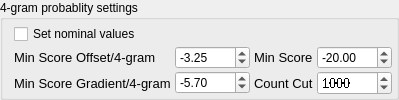
         <widget class="QGroupBox" name="groupBox">
          <property name="toolTip">
           <string>&lt;html&gt;&lt;head/&gt;&lt;body&gt;&lt;p&gt;Entre numbers to set the 4-gram score &lt;/p&gt;&lt;p&gt;cuts. Lower numbers cut more data but &lt;/p&gt;&lt;p&gt;give less output to check&lt;/p&gt;&lt;/body&gt;&lt;/html&gt;</string>
          </property>
          <property name="toolTipDuration">
           <number>5</number>
          </property>
          <property name="title">
           <string>4-gram probablity settings</string>
          </property>
          <layout class="QGridLayout" name="gridLayout_6">
           <property name="topMargin">
            <number>4</number>
           </property>
           <property name="rightMargin">
            <number>4</number>
           </property>
           <property name="bottomMargin">
            <number>2</number>
           </property>
           <property name="horizontalSpacing">
            <number>4</number>
           </property>
           <property name="verticalSpacing">
            <number>2</number>
           </property>
           <item row="2" column="0">
            <widget class="QLabel" name="test_enc_method_17">
             <property name="sizeIncrement">
              <size>
               <width>120</width>
               <height>0</height>
              </size>
             </property>
             <property name="font">
              <font>
               <pointsize>10</pointsize>
              </font>
             </property>
             <property name="text">
              <string>Min Score Gradient/4-gram</string>
             </property>
            </widget>
           </item>
           <item row="2" column="2">
            <widget class="QLabel" name="test_enc_method_4">
             <property name="sizeIncrement">
              <size>
               <width>120</width>
               <height>0</height>
              </size>
             </property>
             <property name="font">
              <font>
               <pointsize>10</pointsize>
              </font>
             </property>
             <property name="text">
              <string>Count Cut</string>
             </property>
            </widget>
           </item>
           <item row="0" column="0" colspan="4">
            <widget class="QCheckBox" name="checkBox_2">
             <property name="text">
              <string>Set nominal values </string>
             </property>
            </widget>
           </item>
           <item row="1" column="2">
            <widget class="QLabel" name="log_prob_min_lab">
             <property name="sizeIncrement">
              <size>
               <width>120</width>
               <height>0</height>
              </size>
             </property>
             <property name="font">
              <font>
               <pointsize>10</pointsize>
              </font>
             </property>
             <property name="toolTip">
              <string/>
             </property>
             <property name="toolTipDuration">
              <number>-1</number>
             </property>
             <property name="statusTip">
              <string/>
             </property>
             <property name="whatsThis">
              <string/>
             </property>
             <property name="text">
              <string>Min Score</string>
             </property>
            </widget>
           </item>
           <item row="1" column="0">
            <widget class="QLabel" name="test_enc_method_18">
             <property name="sizeIncrement">
              <size>
               <width>120</width>
               <height>0</height>
              </size>
             </property>
             <property name="font">
              <font>
               <pointsize>10</pointsize>
              </font>
             </property>
             <property name="text">
              <string>Min Score Offset/4-gram</string>
             </property>
            </widget>
           </item>
           <item row="2" column="1">
            <widget class="QDoubleSpinBox" name="min_score_per_4gram_gradient">
             <property name="toolTip">
              <string/>
             </property>
             <property name="toolTipDuration">
              <number>-1</number>
             </property>
             <property name="minimum">
              <double>-1000.000000000000000</double>
             </property>
             <property name="maximum">
              <double>0.000000000000000</double>
             </property>
             <property name="value">
              <double>-5.700000000000000</double>
             </property>
            </widget>
           </item>
           <item row="1" column="1">
            <widget class="QDoubleSpinBox" name="min_score_per_4gram_offset">
             <property name="toolTip">
              <string/>
             </property>
             <property name="toolTipDuration">
              <number>-1</number>
             </property>
             <property name="minimum">
              <double>-100.000000000000000</double>
             </property>
             <property name="maximum">
              <double>0.000000000000000</double>
             </property>
             <property name="value">
              <double>-3.250000000000000</double>
             </property>
            </widget>
           </item>
           <item row="2" column="3">
            <widget class="QSpinBox" name="four_gram_count_cut">
             <property name="font">
              <font>
               <pointsize>10</pointsize>
               <stylestrategy>NoAntialias</stylestrategy>
              </font>
             </property>
             <property name="minimum">
              <number>1</number>
             </property>
             <property name="maximum">
              <number>1000000000</number>
             </property>
             <property name="value">
              <number>1000</number>
             </property>
            </widget>
           </item>
           <item row="1" column="3">
            <widget class="QDoubleSpinBox" name="four_gram_log_prob_min">
             <property name="toolTip">
              <string/>
             </property>
             <property name="toolTipDuration">
              <number>-1</number>
             </property>
             <property name="minimum">
              <double>-1000.000000000000000</double>
             </property>
             <property name="maximum">
              <double>-7.000000000000000</double>
             </property>
             <property name="value">
              <double>-20.000000000000000</double>
             </property>
            </widget>
           </item>
          </layout>
         </widget>
